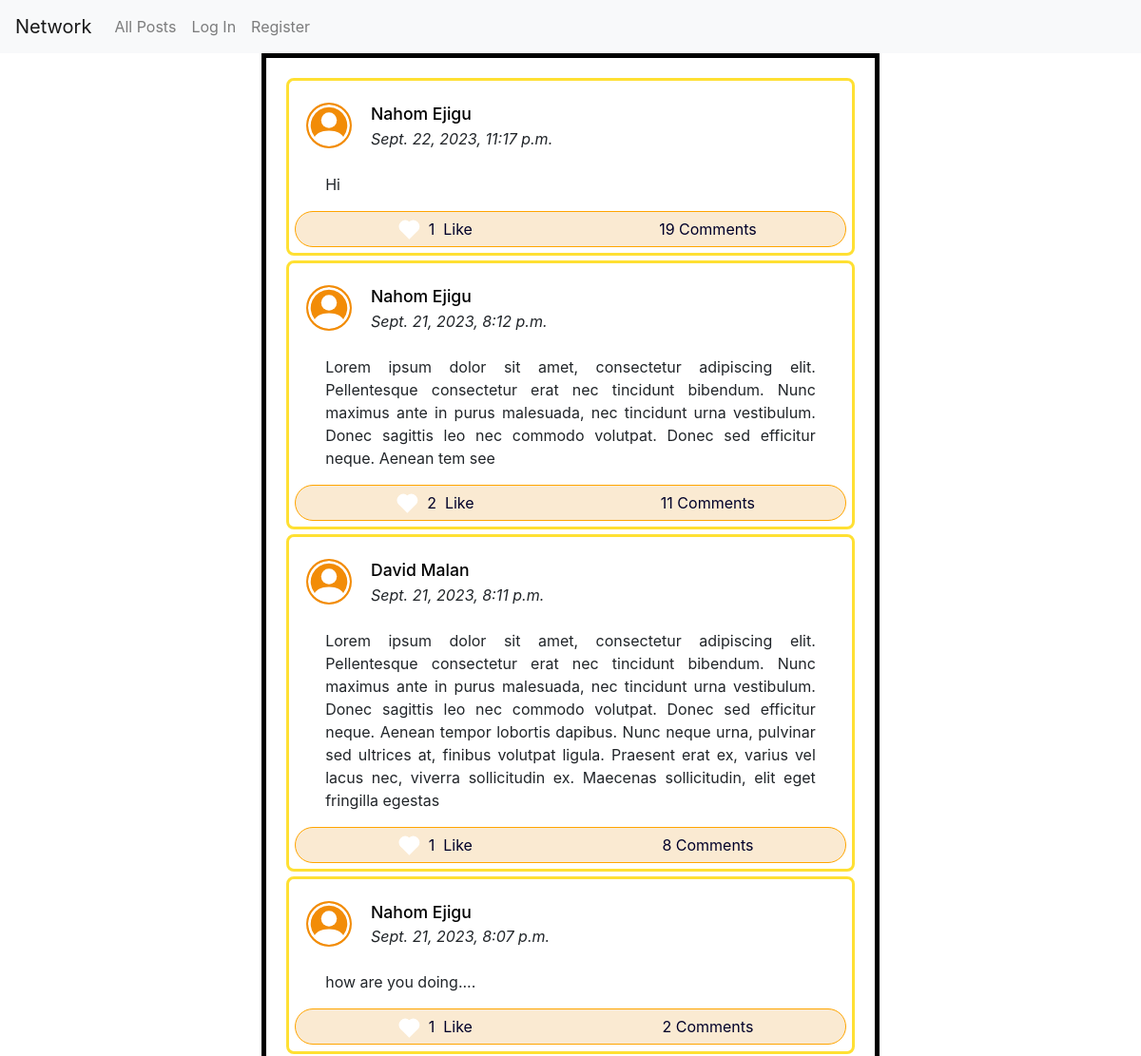
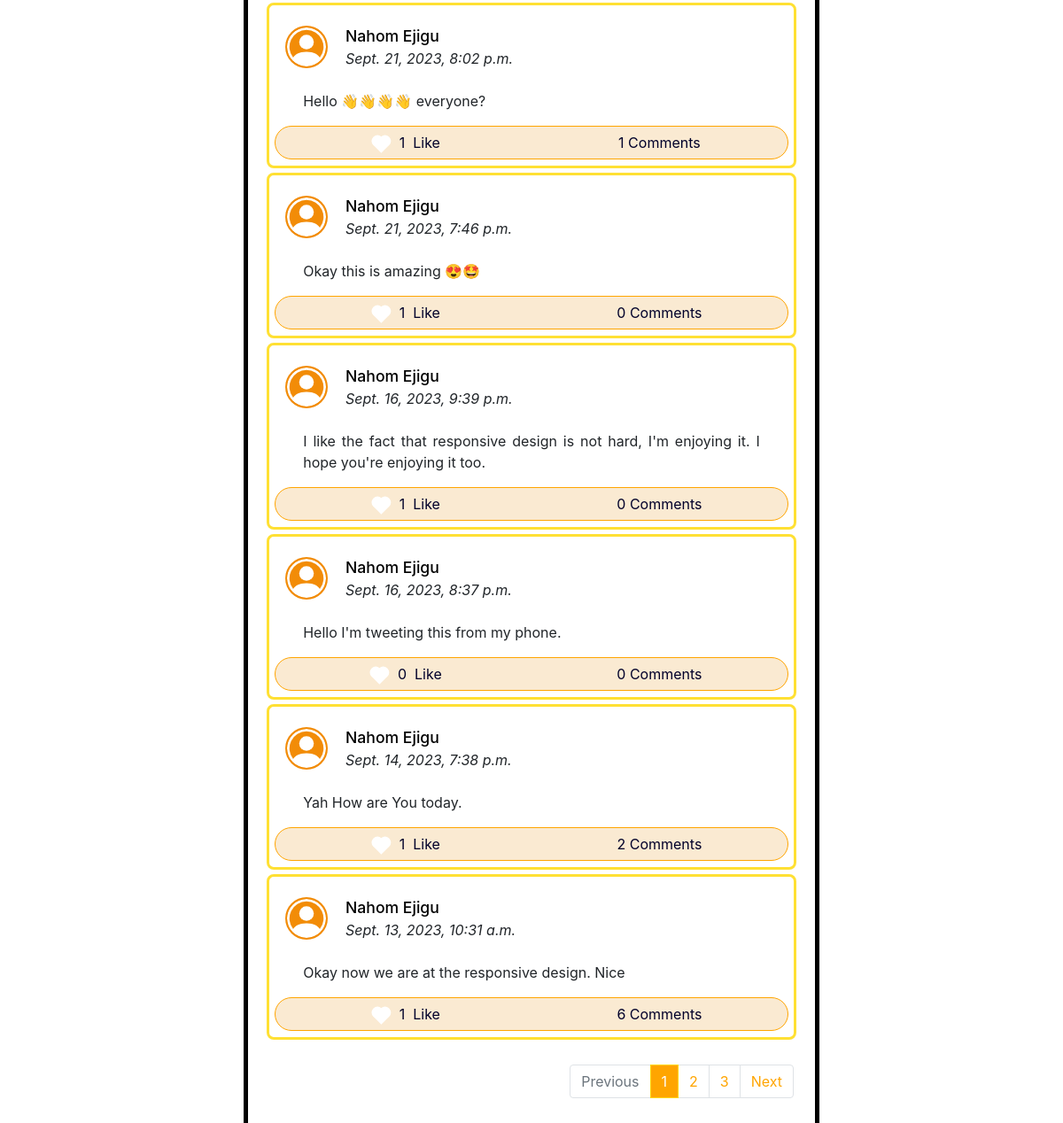
The page / on the database its author committed (2 pictures, top to bottom).
### network/models.py (models this page shows)
class Post(models.Model):
    user = models.ForeignKey(User, on_delete=models.CASCADE, related_name='poster')
    post = models.TextField()
    date = models.DateTimeField(auto_now_add=True)
    like = models.ManyToManyField(User, blank=True, related_name='like')
    views = models.IntegerField(default=0)
    comment = models.ManyToManyField(Comment, blank=True, related_name="post")

class User(AbstractUser):
    following = models.ManyToManyField("self", blank=True)
    followers = models.ManyToManyField("self", blank=True)

### network/views.py (the view)
# urls.py: path("", views.index, name="index"),
def index(request):
    p = Paginator(Post.objects.all().order_by('-date'), 10)
    page = request.GET.get("page")
    posts = p.get_page(page)
    return render(request, "network/index.html", {
        "new_post": NewPost(),
        "posts": posts,
    })

### network/templates/network/index.html (shortened to what this page needs)
{% extends "network/layout.html" %}

### network/templates/network/layout.html (shortened to what this page needs)
{% load static %}
<!DOCTYPE html>
<html lang="en">
    <head>
        <link href="https://cdn.jsdelivr.net/npm/bootstrap@5.3.1/dist/css/bootstrap.min.css" rel="stylesheet">
        <link rel="stylesheet" href="https://stackpath.bootstrapcdn.com/bootstrap/4.4.1/css/bootstrap.min.css">
        <link href="{% static 'network/styles.css' %}" rel="stylesheet">
    </head>
    <body>
        <div class="network" >
        <nav class="navbar navbar-expand-lg navbar-light bg-light">
            <a class="navbar-brand" href="{% url 'index' %}">Network</a>
          <ul class="navbar-nav mr-auto nav-bar-network">
            <li class="nav-item">
              <a class="nav-link" href="{% url 'index' %}">All Posts</a>
            </li>
            {% if user.is_authenticated %}
                <li class="nav-item following">
                    <a class="nav-link" href="{% url 'following' %}">Following</a>
                </li>
                <li class="nav-item">
                    <a class="nav-link" href="{% url 'logout' %}">Log Out</a>
                </li>
            {% else %}
                <li class="nav-item">
                    <a class="nav-link" href="{% url 'login' %}">Log In</a>
                </li>
                <li class="nav-item">
                    <a class="nav-link" href="{% url 'register' %}">Register</a>
                </li>
            {% endif %}
          </ul>
        </nav>
        </div>
        <div class="body">
            <div class="main">
                <div class="middle-everything">
                    {% for post in posts %}
                    <div class="posts">
                        <div class="username">
                            <div class="user-icon">
                            </div>
                            <div class="user-username">
                                    <a  href="{% url 'profile_page' post.user %}" class="hyper-link-user">{{ post.user.first_name }} {{ post.user.last_name }} </a>
                                    <div><i>{{ post.date  }}</i> </div>
                            </div>
                        </div>
                            <div class="post-content">
                            {{ post.post }}
                            </div>
                            <div class="post-info">
                                <div>
                                        <div class="span-like">
                                            {% if user in post.like.all %}
                                                <div class="liked heart" data-post_id="{{post.id}}" data-liked="True" class="not-liked like" > </div>
                                            {% else %}
                                                <div class="not-liked heart" data-post_id="{{post.id}}" data-liked="False" class="not-liked like">  </div>
                                            {% endif %}
                                        </div>
                                        &nbsp;<span data-post_id="{{post.id}}" class="like-number numbers"> {{ post.like.all.count }} </span> &nbsp;
                                        Like
                                        </div>
                                <div class="comments"> <span class="numbers"> {{ post.comment.all.count }}</span>&nbsp;Comments</div>
                            </div>
                    </div>
                    {% endfor %}
                    <br>
                    {% if posts.number  %}
                    <nav aria-label="..">
                        <ul class="pagination justify-content-end">
                        {% if posts.has_previous%}
                          <li class="page-item ">
                            <a class="page-link" href="?page={{ posts.previous_page_number }}" tabindex="-1" aria-disabled="true">Previous</a>
                          </li>
                        {% else %}
                        <li class="page-item disabled">
                            <a class="page-link" href="#" tabindex="-1" aria-disabled="true">Previous</a>
                          </li>
                        {% endif %}
                        {% for  page in posts.paginator.page_range %}
                            {% if page == posts.number %}
                            <li class="page-item active">
                                <a id="active" class="page-link" href="?page={{ page }}"> {{page}} </a>
                            </li>
                            {% elif page > posts.number|add:'-3' and page < posts.number|add:'3' %}
                            <li class="page-item"><a class="page-link" href="?page={{ page }}">{{ page }}</a></li>
                            {% endif %}
                        {% endfor %}
                          {% if posts.has_next %}
                          <li class="page-item ">
                            <a class="page-link" href="?page={{ posts.next_page_number }}">Next</a>
                          </li>
                          {% else %}
                          <li class="page-item disabled">
                            <a class="page-link" href="#">Next</a>
                          </li>
                          {% endif %}
                        </ul>
                      </nav>
                      {% endif %}
                </div>
            </div>
        </div>
    </body>
</html>

### network/static/network/styles.css (style rules this page uses)
body, * { box-sizing: border-box; }
body { margin: 0; position: relative; }
.middle-everything { width: 100%; }
.span-like { border: .001rem solid transparent; display: flex; justify-content: center; align-items: center; width: 2rem; height: 1rem; padding: 17px 1px 13px 1px; margin: 0; position: relative; border-radius: 50%; }
.heart { width: .8rem; height: .8rem; background-color: white; position: absolute; transform: rotate(45deg); }
.heart::before { content: ""; width: inherit; height: inherit; background-color: inherit; position: absolute; right: 0%; bottom: 50%; border-radius: 50%; }
.heart::after { content: ""; width: inherit; height: inherit; background-color: inherit ; position: absolute; border-radius: 50%; bottom: 0%; left: -50%; }
.not-liked { background-color: white; }
.pagination { margin-right: .5rem; }
.page-link { background-color: white; color: orange; }
.active > #active { background-color: orange; border-color: gold; }
@media only screen and (min-width: 600px) { .main { display: flex; justify-content: center; align-items: center; width: 100%; } }
@media only screen and (min-width: 600px) { .middle-everything { max-width: 650px; border: 5px solid black; padding: 1rem; } }
@media only screen and (min-width: 600px) { .user-icon { width: 5rem; color: rgb(255, 255, 255); display: flex; justify-content: center; padding: 1rem 0.5rem; } }
@media only screen and (min-width: 600px) { .user-icon> svg { width: 3rem; color: rgb(255, 255, 255); padding: 2px; background-color: rgb(242, 140, 7); border-radius: 50%; height: fit-content; text-align: center; } }
@media only screen and (min-width: 600px) { .posts { border: 0.2rem solid rgba(255, 217, 0, 0.8); border-radius: 0.5rem; padding: 0.4rem; margin: 0.3rem; } }
@media only screen and (min-width: 600px) { .username { display: flex; position: relative; align-items: center; } }
@media only screen and (min-width: 600px) { .user-username { width: 100%; padding: 1rem .5rem; } }
@media only screen and (min-width: 600px) { .hyper-link-user { text-decoration: none; color: black; font-weight: 500; font-size: 1.1rem; } }
@media only screen and (min-width: 600px) { .post-content { padding: .5rem 2rem 1rem 2rem; text-align: justify; } }
@media only screen and (min-width: 600px) { .post-info { display: flex; justify-content: space-evenly; border: 1px solid orange; background-color: rgb(250, 234, 210); border-radius: 5rem; } }
@media only screen and (min-width: 600px) { .post-info> div { display: flex; justify-content: center; align-items: center ; text-align: center; border: 2px solid transparent; color: rgb(0, 0, 42); width: 100%; } }

### rows shown on the page
Post: user.first_name "Nahom", user.last_name "Ejigu", date "Sept. 22, 2023, 11:17 p.m.", post "Hi", like.all.count "1", comment.all.count "19"
Post: user.first_name "Nahom", user.last_name "Ejigu", date "Sept. 21, 2023, 8:12 p.m.", post "Lorem ipsum dolor sit amet, consectetur adipiscing elit. Pellentesque consectetur erat nec tincidunt bibendum. Nunc maximus ante in purus malesuada, nec tincidunt urna vestibulum. Donec sagittis leo nec commodo volutpat. Donec sed efficitur neque. Aenean tem see", like.all.count "2", comment.all.count "11"
Post: user.first_name "David", user.last_name "Malan", date "Sept. 21, 2023, 8:11 p.m.", post "Lorem ipsum dolor sit amet, consectetur adipiscing elit. Pellentesque consectetur erat nec tincidunt bibendum. Nunc maximus ante in purus malesuada, nec tincidunt urna vestibulum. Donec sagittis leo nec commodo volutpat. Donec sed efficitur neque. Aenean tempor lobortis dapibus. Nunc neque urna, pulvinar sed ultrices at, finibus volutpat ligula. Praesent erat ex, varius vel lacus nec, viverra sollicitudin ex. Maecenas sollicitudin, elit eget fringilla egestas", like.all.count "1", comment.all.count "8"
Post: user.first_name "Nahom", user.last_name "Ejigu", date "Sept. 21, 2023, 8:07 p.m.", post "how are you doing....", like.all.count "1", comment.all.count "2"
Post: user.first_name "Nahom", user.last_name "Ejigu", date "Sept. 21, 2023, 8:02 p.m.", post "Hello 👋👋👋👋 everyone?", like.all.count "1", comment.all.count "1"
Post: user.first_name "Nahom", user.last_name "Ejigu", date "Sept. 21, 2023, 7:46 p.m.", post "Okay this is amazing 😍🤩", like.all.count "1", comment.all.count "0"
Post: user.first_name "Nahom", user.last_name "Ejigu", date "Sept. 16, 2023, 9:39 p.m.", post "I like the fact that responsive design is not hard, I'm enjoying it. I hope you're enjoying it too.", like.all.count "1", comment.all.count "0"
Post: user.first_name "Nahom", user.last_name "Ejigu", date "Sept. 16, 2023, 8:37 p.m.", post "Hello I'm tweeting this from my phone.", like.all.count "0", comment.all.count "0"
Post: user.first_name "Nahom", user.last_name "Ejigu", date "Sept. 14, 2023, 7:38 p.m.", post "Yah How are You today.", like.all.count "1", comment.all.count "2"
Post: user.first_name "Nahom", user.last_name "Ejigu", date "Sept. 13, 2023, 10:31 a.m.", post "Okay now we are at the responsive design. Nice", like.all.count "1", comment.all.count "6"

### other values the page prints
{{ page }} "1"
{{ page }} "2" "3"
